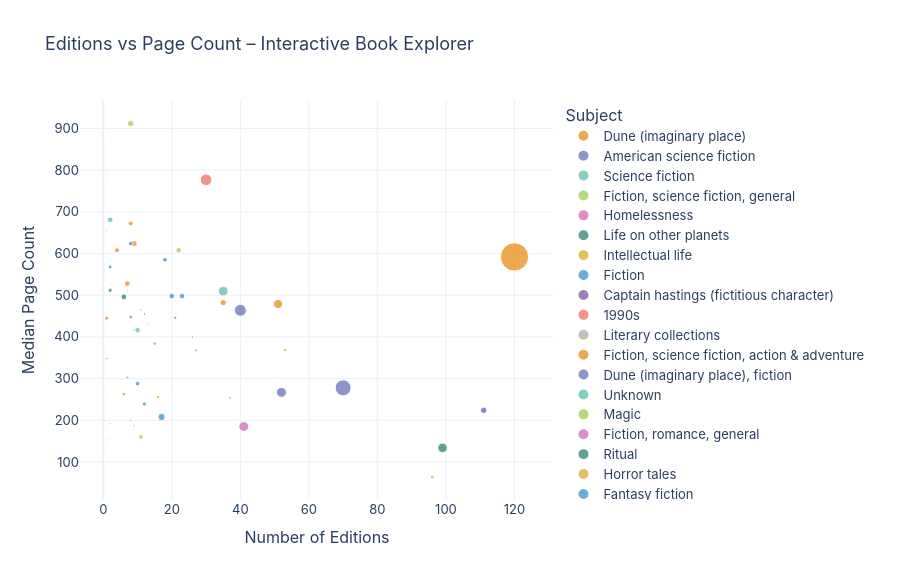

Notebook code for this chart:
### Code cell
# 2. Editions vs Page Count Explorer
fig = interactive.interactive_editions_vs_pages(df, save=False)
fig.show()

### Figure 1 — Plotly figure (JSON) as saved in the notebook; plotly's stock layout.template omitted (floating-point values rounded to 4 significant figures)
{"data": [{"customdata": [[1965.0, 4.302], [1976.0, 4.0], [1985.0, 3.9], [2002.0, 3.316], [1992.0, 3.375], [2001.0, 3.154], [2003.0, 3.833], [2014.0, 3.75], [2002.0, 3.0]], "hovertemplate": "<b>%{hovertext}</b><br><br>genres=Dune (imaginary place)<br>Number of Editions=%{x}<br>Median Page Count=%{y}<br>ratings_count=%{marker.size}<br>first_publish_year=%{customdata[0]}<br>rating=%{customdata[1]:.2f}<extra></extra>", "hovertext": ["Dune", "Children Of Dune", "Chapterhouse Dune", "The Butlerian Jihad", "Hunter'S Moon & Other American Gothic Tales", "House Corrino", "The Machine Crusade", "Mentats Of Dune", "Dune Messiah & Children Of Dune"], "legendgroup": "Dune (imaginary place)", "marker": {"color": "rgb(229, 134, 6)", "size": [414.0, 42.0, 20.0, 19.0, 16.0, 13.0, 12.0, 8.0, 1.0], "sizemode": "area", "sizeref": 1.035, "symbol": "circle"}, "mode": "markers", "name": "Dune (imaginary place)", "orientation": "v", "showlegend": true, "type": "scatter", "x": [120, 51, 35, 9, 7, 4, 8, 1, 1], "xaxis": "x", "y": [592.0, 479.0, 482.0, 624.0, 528.0, 608.0, 672.0, 445.0, 592.0], "yaxis": "y"}, {"customdata": [[1969.0, 3.947], [1981.0, 3.946]], "hovertemplate": "<b>%{hovertext}</b><br><br>genres=American science fiction<br>Number of Editions=%{x}<br>Median Page Count=%{y}<br>ratings_count=%{marker.size}<br>first_publish_year=%{customdata[0]}<br>rating=%{customdata[1]:.2f}<extra></extra>", "hovertext": ["Dune Messiah", "God Emperor Of Dune"], "legendgroup": "American science fiction", "marker": {"color": "rgb(93, 105, 177)", "size": [132.0, 74.0], "sizemode": "area", "sizeref": 1.035, "symbol": "circle"}, "mode": "markers", "name": "American science fiction", "orientation": "v", "showlegend": true, "type": "scatter", "x": [70, 40], "xaxis": "x", "y": [278.0, 464.0], "yaxis": "y"}, {"customdata": [[1984.0, 3.86], [2001.0, 3.267], [2003.0, 4.0]], "hovertemplate": "<b>%{hovertext}</b><br><br>genres=Science fiction<br>Number of Editions=%{x}<br>Median Page Count=%{y}<br>ratings_count=%{marker.size}<br>first_publish_year=%{customdata[0]}<br>rating=%{customdata[1]:.2f}<extra></extra>", "hovertext": ["Heretics Of Dune", "Dune", "Dreamer Of Dune"], "legendgroup": "Science fiction", "marker": {"color": "rgb(82, 188, 163)", "size": [50.0, 15.0, 1.0], "sizemode": "area", "sizeref": 1.035, "symbol": "circle"}, "mode": "markers", "name": "Science fiction", "orientation": "v", "showlegend": true, "type": "scatter", "x": [35, 10, 2], "xaxis": "x", "y": [510.0, 416.0, 584.0], "yaxis": "y"}, {"customdata": [[1977.0, 4.2], [1999.0, 2.0]], "hovertemplate": "<b>%{hovertext}</b><br><br>genres=Fiction, science fiction, general<br>Number of Editions=%{x}<br>Median Page Count=%{y}<br>ratings_count=%{marker.size}<br>first_publish_year=%{customdata[0]}<br>rating=%{customdata[1]:.2f}<extra></extra>", "hovertext": ["The Great Dune Trilogy", "House Atreides (Prelude To Dune)"], "legendgroup": "Fiction, science fiction, general", "marker": {"color": "rgb(153, 201, 69)", "size": [20.0, 1.0], "sizemode": "area", "sizeref": 1.035, "symbol": "circle"}, "mode": "markers", "name": "Fiction, science fiction, general", "orientation": "v", "showlegend": true, "type": "scatter", "x": [8, 3], "xaxis": "x", "y": [912.0, 624.0], "yaxis": "y"}, {"customdata": [[1971.0, 3.686]], "hovertemplate": "<b>%{hovertext}</b><br><br>genres=Homelessness<br>Number of Editions=%{x}<br>Median Page Count=%{y}<br>ratings_count=%{marker.size}<br>first_publish_year=%{customdata[0]}<br>rating=%{customdata[1]:.2f}<extra></extra>", "hovertext": ["Go Ask Alice"], "legendgroup": "Homelessness", "marker": {"color": "rgb(204, 97, 176)", "size": [51.0], "sizemode": "area", "sizeref": 1.035, "symbol": "circle"}, "mode": "markers", "name": "Homelessness", "orientation": "v", "showlegend": true, "type": "scatter", "x": [41], "xaxis": "x", "y": [185.0], "yaxis": "y"}, {"customdata": [[2007.0, 3.412], [2008.0, 3.333], [2004.0, 3.0]], "hovertemplate": "<b>%{hovertext}</b><br><br>genres=Life on other planets<br>Number of Editions=%{x}<br>Median Page Count=%{y}<br>ratings_count=%{marker.size}<br>first_publish_year=%{customdata[0]}<br>rating=%{customdata[1]:.2f}<extra></extra>", "hovertext": ["Sandworms Of Dune", "Paul Of Dune", "Dune"], "legendgroup": "Life on other planets", "marker": {"color": "rgb(36, 121, 108)", "size": [17.0, 9.0, 1.0], "sizemode": "area", "sizeref": 1.035, "symbol": "circle"}, "mode": "markers", "name": "Life on other planets", "orientation": "v", "showlegend": true, "type": "scatter", "x": [6, 2, 1], "xaxis": "x", "y": [496.0, 512.0, 787.0], "yaxis": "y"}, {"customdata": [[1900.0, 2.833]], "hovertemplate": "<b>%{hovertext}</b><br><br>genres=Intellectual life<br>Number of Editions=%{x}<br>Median Page Count=%{y}<br>ratings_count=%{marker.size}<br>first_publish_year=%{customdata[0]}<br>rating=%{customdata[1]:.2f}<extra></extra>", "hovertext": ["Mémoires D'Une Jeune Fille Rangée"], "legendgroup": "Intellectual life", "marker": {"color": "rgb(218, 165, 27)", "size": [6.0], "sizemode": "area", "sizeref": 1.035, "symbol": "circle"}, "mode": "markers", "name": "Intellectual life", "orientation": "v", "showlegend": true, "type": "scatter", "x": [53], "xaxis": "x", "y": [368.0], "yaxis": "y"}, {"customdata": [[2016.0, 4.0], [1994.0, 4.125], [1999.0, 5.0], [1962.0, 3.444], [2012.0, 3.875], [2005.0, 4.2], [1998.0, 4.0], [1995.0, 3.583]], "hovertemplate": "<b>%{hovertext}</b><br><br>genres=Fiction<br>Number of Editions=%{x}<br>Median Page Count=%{y}<br>ratings_count=%{marker.size}<br>first_publish_year=%{customdata[0]}<br>rating=%{customdata[1]:.2f}<extra></extra>", "hovertext": ["Navigators Of Dune", "Shadow Of A Dark Queen", "Potent Pleasures", "砂の女", "Sisterhood Of Dune", "La Possibilité D'Une Île", "Shards Of A Broken Crown", "Dragons Of Summer Flame"], "legendgroup": "Fiction", "marker": {"color": "rgb(47, 138, 196)", "size": [7.0, 16.0, 3.0, 9.0, 8.0, 5.0, 16.0, 12.0], "sizemode": "area", "sizeref": 1.035, "symbol": "circle"}, "mode": "markers", "name": "Fiction", "orientation": "v", "showlegend": true, "type": "scatter", "x": [8, 23, 12, 12, 2, 21, 20, 18], "xaxis": "x", "y": [448.0, 498.0, 455.0, 239.0, 568.0, 446.0, 498.0, 585.0], "yaxis": "y"}, {"customdata": [[1932.0, 4.182]], "hovertemplate": "<b>%{hovertext}</b><br><br>genres=Captain hastings (fictitious character)<br>Number of Editions=%{x}<br>Median Page Count=%{y}<br>ratings_count=%{marker.size}<br>first_publish_year=%{customdata[0]}<br>rating=%{customdata[1]:.2f}<extra></extra>", "hovertext": ["Peril At End House"], "legendgroup": "Captain hastings (fictitious character)", "marker": {"color": "rgb(118, 78, 159)", "size": [22.0], "sizemode": "area", "sizeref": 1.035, "symbol": "circle"}, "mode": "markers", "name": "Captain hastings (fictitious character)", "orientation": "v", "showlegend": true, "type": "scatter", "x": [111], "xaxis": "x", "y": [224.0], "yaxis": "y"}, {"customdata": [[1993.0, 3.833]], "hovertemplate": "<b>%{hovertext}</b><br><br>genres=1990s<br>Number of Editions=%{x}<br>Median Page Count=%{y}<br>ratings_count=%{marker.size}<br>first_publish_year=%{customdata[0]}<br>rating=%{customdata[1]:.2f}<extra></extra>", "hovertext": ["Falling For Rachel"], "legendgroup": "1990s", "marker": {"color": "rgb(237, 100, 90)", "size": [6.0], "sizemode": "area", "sizeref": 1.035, "symbol": "circle"}, "mode": "markers", "name": "1990s", "orientation": "v", "showlegend": true, "type": "scatter", "x": [15], "xaxis": "x", "y": [384.0], "yaxis": "y"}, {"customdata": [[2005.0, 4.0]], "hovertemplate": "<b>%{hovertext}</b><br><br>genres=Literary collections<br>Number of Editions=%{x}<br>Median Page Count=%{y}<br>ratings_count=%{marker.size}<br>first_publish_year=%{customdata[0]}<br>rating=%{customdata[1]:.2f}<extra></extra>", "hovertext": ["The Road To Dune"], "legendgroup": "Literary collections", "marker": {"color": "rgb(165, 170, 153)", "size": [3.0], "sizemode": "area", "sizeref": 1.035, "symbol": "circle"}, "mode": "markers", "name": "Literary collections", "orientation": "v", "showlegend": true, "type": "scatter", "x": [11], "xaxis": "x", "y": [465.0], "yaxis": "y"}, {"customdata": [[2004.0, 5.0], [2008.0, 3.5]], "hovertemplate": "<b>%{hovertext}</b><br><br>genres=Fiction, science fiction, action & adventure<br>Number of Editions=%{x}<br>Median Page Count=%{y}<br>ratings_count=%{marker.size}<br>first_publish_year=%{customdata[0]}<br>rating=%{customdata[1]:.2f}<extra></extra>", "hovertext": ["Dune", "Paul Of Dune"], "legendgroup": "Fiction, science fiction, action & adventure", "marker": {"color": "rgb(229, 134, 6)", "size": [2.0, 2.0], "sizemode": "area", "sizeref": 1.035, "symbol": "circle"}, "mode": "markers", "name": "Fiction, science fiction, action & adventure", "orientation": "v", "showlegend": true, "type": "scatter", "x": [13, 7], "xaxis": "x", "y": [431.0, 512.0], "yaxis": "y"}, {"customdata": [[2004.0, 3.8]], "hovertemplate": "<b>%{hovertext}</b><br><br>genres=Dune (imaginary place), fiction<br>Number of Editions=%{x}<br>Median Page Count=%{y}<br>ratings_count=%{marker.size}<br>first_publish_year=%{customdata[0]}<br>rating=%{customdata[1]:.2f}<extra></extra>", "hovertext": ["The Battle Of Corrin"], "legendgroup": "Dune (imaginary place), fiction", "marker": {"color": "rgb(93, 105, 177)", "size": [10.0], "sizemode": "area", "sizeref": 1.035, "symbol": "circle"}, "mode": "markers", "name": "Dune (imaginary place), fiction", "orientation": "v", "showlegend": true, "type": "scatter", "x": [8], "xaxis": "x", "y": [624.0], "yaxis": "y"}, {"customdata": [[2000.0, 3.588], [2021.0, 4.0], [1980.0, 4.667], [1964.0, 5.0], [2020.0, 4.5], [2012.0, 3.0]], "hovertemplate": "<b>%{hovertext}</b><br><br>genres=Unknown<br>Number of Editions=%{x}<br>Median Page Count=%{y}<br>ratings_count=%{marker.size}<br>first_publish_year=%{customdata[0]}<br>rating=%{customdata[1]:.2f}<extra></extra>", "hovertext": ["House Atreides (Dune: House Trilogy, Book 1)", "Dune", "Le Cycle De Dune", "The Message In The Sand Dunes, A Kay Tracey Mystery", "Дюна", "Dune - Tome 1"], "legendgroup": "Unknown", "marker": {"color": "rgb(82, 188, 163)", "size": [17.0, 1.0, 3.0, 1.0, 2.0, 1.0], "sizemode": "area", "sizeref": 1.035, "symbol": "circle"}, "mode": "markers", "name": "Unknown", "orientation": "v", "showlegend": true, "type": "scatter", "x": [2, 1, 1, 2, 1, 2], "xaxis": "x", "y": [681.0, 176.0, 348.0, 159.0, 656.0, 880.0], "yaxis": "y"}, {"customdata": [[2007.0, 4.0]], "hovertemplate": "<b>%{hovertext}</b><br><br>genres=Magic<br>Number of Editions=%{x}<br>Median Page Count=%{y}<br>ratings_count=%{marker.size}<br>first_publish_year=%{customdata[0]}<br>rating=%{customdata[1]:.2f}<extra></extra>", "hovertext": ["Confessor"], "legendgroup": "Magic", "marker": {"color": "rgb(153, 201, 69)", "size": [15.0], "sizemode": "area", "sizeref": 1.035, "symbol": "circle"}, "mode": "markers", "name": "Magic", "orientation": "v", "showlegend": true, "type": "scatter", "x": [22], "xaxis": "x", "y": [608.0], "yaxis": "y"}, {"customdata": [[1983.0, 2.5]], "hovertemplate": "<b>%{hovertext}</b><br><br>genres=Fiction, romance, general<br>Number of Editions=%{x}<br>Median Page Count=%{y}<br>ratings_count=%{marker.size}<br>first_publish_year=%{customdata[0]}<br>rating=%{customdata[1]:.2f}<extra></extra>", "hovertext": ["Dreaming Dunes"], "legendgroup": "Fiction, romance, general", "marker": {"color": "rgb(204, 97, 176)", "size": [2.0], "sizemode": "area", "sizeref": 1.035, "symbol": "circle"}, "mode": "markers", "name": "Fiction, romance, general", "orientation": "v", "showlegend": true, "type": "scatter", "x": [2], "xaxis": "x", "y": [192.0], "yaxis": "y"}, {"customdata": [[1980.0, 4.149]], "hovertemplate": "<b>%{hovertext}</b><br><br>genres=Ritual<br>Number of Editions=%{x}<br>Median Page Count=%{y}<br>ratings_count=%{marker.size}<br>first_publish_year=%{customdata[0]}<br>rating=%{customdata[1]:.2f}<extra></extra>", "hovertext": ["Crónica De Una Muerte Anunciada"], "legendgroup": "Ritual", "marker": {"color": "rgb(36, 121, 108)", "size": [47.0], "sizemode": "area", "sizeref": 1.035, "symbol": "circle"}, "mode": "markers", "name": "Ritual", "orientation": "v", "showlegend": true, "type": "scatter", "x": [99], "xaxis": "x", "y": [134.0], "yaxis": "y"}, {"customdata": [[1992.0, 4.1]], "hovertemplate": "<b>%{hovertext}</b><br><br>genres=Horror tales<br>Number of Editions=%{x}<br>Median Page Count=%{y}<br>ratings_count=%{marker.size}<br>first_publish_year=%{customdata[0]}<br>rating=%{customdata[1]:.2f}<extra></extra>", "hovertext": ["Fear Street - Switched"], "legendgroup": "Horror tales", "marker": {"color": "rgb(218, 165, 27)", "size": [10.0], "sizemode": "area", "sizeref": 1.035, "symbol": "circle"}, "mode": "markers", "name": "Horror tales", "orientation": "v", "showlegend": true, "type": "scatter", "x": [11], "xaxis": "x", "y": [160.0], "yaxis": "y"}, {"customdata": [[1993.0, 3.727]], "hovertemplate": "<b>%{hovertext}</b><br><br>genres=Fantasy fiction<br>Number of Editions=%{x}<br>Median Page Count=%{y}<br>ratings_count=%{marker.size}<br>first_publish_year=%{customdata[0]}<br>rating=%{customdata[1]:.2f}<extra></extra>", "hovertext": ["A Night In The Lonesome October"], "legendgroup": "Fantasy fiction", "marker": {"color": "rgb(47, 138, 196)", "size": [11.0], "sizemode": "area", "sizeref": 1.035, "symbol": "circle"}, "mode": "markers", "name": "Fantasy fiction", "orientation": "v", "showlegend": true, "type": "scatter", "x": [10], "xaxis": "x", "y": [288.0], "yaxis": "y"}, {"customdata": [[1976.0, 5.0]], "hovertemplate": "<b>%{hovertext}</b><br><br>genres=Catholics<br>Number of Editions=%{x}<br>Median Page Count=%{y}<br>ratings_count=%{marker.size}<br>first_publish_year=%{customdata[0]}<br>rating=%{customdata[1]:.2f}<extra></extra>", "hovertext": ["Malpertuis"], "legendgroup": "Catholics", "marker": {"color": "rgb(118, 78, 159)", "size": [2.0], "sizemode": "area", "sizeref": 1.035, "symbol": "circle"}, "mode": "markers", "name": "Catholics", "orientation": "v", "showlegend": true, "type": "scatter", "x": [9], "xaxis": "x", "y": [187.0], "yaxis": "y"}, {"customdata": [[1976.0, 5.0]], "hovertemplate": "<b>%{hovertext}</b><br><br>genres=Rolland, romain, -- 1866-1944.<br>Number of Editions=%{x}<br>Median Page Count=%{y}<br>ratings_count=%{marker.size}<br>first_publish_year=%{customdata[0]}<br>rating=%{customdata[1]:.2f}<extra></extra>", "hovertext": ["L' Éros D'Une Héroïne"], "legendgroup": "Rolland, romain, -- 1866-1944.", "marker": {"color": "rgb(237, 100, 90)", "size": [1.0], "sizemode": "area", "sizeref": 1.035, "symbol": "circle"}, "mode": "markers", "name": "Rolland, romain, -- 1866-1944.", "orientation": "v", "showlegend": true, "type": "scatter", "x": [1], "xaxis": "x", "y": [157.0], "yaxis": "y"}, {"customdata": [[1981.0, 5.0]], "hovertemplate": "<b>%{hovertext}</b><br><br>genres=Sand dune ecology -- oregon -- alvord basin.<br>Number of Editions=%{x}<br>Median Page Count=%{y}<br>ratings_count=%{marker.size}<br>first_publish_year=%{customdata[0]}<br>rating=%{customdata[1]:.2f}<extra></extra>", "hovertext": ["An Ecological Study Of The Alvord Basin Dunes, Southeastern Oregon"], "legendgroup": "Sand dune ecology -- oregon -- alvord basin.", "marker": {"color": "rgb(165, 170, 153)", "size": [1.0], "sizemode": "area", "sizeref": 1.035, "symbol": "circle"}, "mode": "markers", "name": "Sand dune ecology -- oregon -- alvord basin.", "orientation": "v", "showlegend": true, "type": "scatter", "x": [1], "xaxis": "x", "y": [142.0], "yaxis": "y"}, {"customdata": [[1976.0, 4.0]], "hovertemplate": "<b>%{hovertext}</b><br><br>genres=Henry wilt (fictitious character)<br>Number of Editions=%{x}<br>Median Page Count=%{y}<br>ratings_count=%{marker.size}<br>first_publish_year=%{customdata[0]}<br>rating=%{customdata[1]:.2f}<extra></extra>", "hovertext": ["Wilt"], "legendgroup": "Henry wilt (fictitious character)", "marker": {"color": "rgb(229, 134, 6)", "size": [4.0], "sizemode": "area", "sizeref": 1.035, "symbol": "circle"}, "mode": "markers", "name": "Henry wilt (fictitious character)", "orientation": "v", "showlegend": true, "type": "scatter", "x": [37], "xaxis": "x", "y": [254.0], "yaxis": "y"}, {"customdata": [[2003.0, 4.059]], "hovertemplate": "<b>%{hovertext}</b><br><br>genres=Fairy tales<br>Number of Editions=%{x}<br>Median Page Count=%{y}<br>ratings_count=%{marker.size}<br>first_publish_year=%{customdata[0]}<br>rating=%{customdata[1]:.2f}<extra></extra>", "hovertext": ["Tale Of Despereaux"], "legendgroup": "Fairy tales", "marker": {"color": "rgb(93, 105, 177)", "size": [51.0], "sizemode": "area", "sizeref": 1.035, "symbol": "circle"}, "mode": "markers", "name": "Fairy tales", "orientation": "v", "showlegend": true, "type": "scatter", "x": [52], "xaxis": "x", "y": [267.0], "yaxis": "y"}, {"customdata": [[2011.0, 4.5]], "hovertemplate": "<b>%{hovertext}</b><br><br>genres=Midwives<br>Number of Editions=%{x}<br>Median Page Count=%{y}<br>ratings_count=%{marker.size}<br>first_publish_year=%{customdata[0]}<br>rating=%{customdata[1]:.2f}<extra></extra>", "hovertext": ["The Midwife'S Confession"], "legendgroup": "Midwives", "marker": {"color": "rgb(82, 188, 163)", "size": [2.0], "sizemode": "area", "sizeref": 1.035, "symbol": "circle"}, "mode": "markers", "name": "Midwives", "orientation": "v", "showlegend": true, "type": "scatter", "x": [9], "xaxis": "x", "y": [417.0], "yaxis": "y"}, {"customdata": [[1922.0, 3.625]], "hovertemplate": "<b>%{hovertext}</b><br><br>genres=Translations into russian<br>Number of Editions=%{x}<br>Median Page Count=%{y}<br>ratings_count=%{marker.size}<br>first_publish_year=%{customdata[0]}<br>rating=%{customdata[1]:.2f}<extra></extra>", "hovertext": ["Der Brief Einer Unbekannten"], "legendgroup": "Translations into russian", "marker": {"color": "rgb(153, 201, 69)", "size": [8.0], "sizemode": "area", "sizeref": 1.035, "symbol": "circle"}, "mode": "markers", "name": "Translations into russian", "orientation": "v", "showlegend": true, "type": "scatter", "x": [96], "xaxis": "x", "y": [64.0], "yaxis": "y"}, {"customdata": [[2020.0, 5.0]], "hovertemplate": "<b>%{hovertext}</b><br><br>genres=Young adult fiction, social themes, friendship<br>Number of Editions=%{x}<br>Median Page Count=%{y}<br>ratings_count=%{marker.size}<br>first_publish_year=%{customdata[0]}<br>rating=%{customdata[1]:.2f}<extra></extra>", "hovertext": ["Rules For Being A Girl"], "legendgroup": "Young adult fiction, social themes, friendship", "marker": {"color": "rgb(204, 97, 176)", "size": [1.0], "sizemode": "area", "sizeref": 1.035, "symbol": "circle"}, "mode": "markers", "name": "Young adult fiction, social themes, friendship", "orientation": "v", "showlegend": true, "type": "scatter", "x": [7], "xaxis": "x", "y": [304.0], "yaxis": "y"}, {"customdata": [[2011.0, 5.0]], "hovertemplate": "<b>%{hovertext}</b><br><br>genres=Physicians<br>Number of Editions=%{x}<br>Median Page Count=%{y}<br>ratings_count=%{marker.size}<br>first_publish_year=%{customdata[0]}<br>rating=%{customdata[1]:.2f}<extra></extra>", "hovertext": ["Sheltering Dunes"], "legendgroup": "Physicians", "marker": {"color": "rgb(36, 121, 108)", "size": [1.0], "sizemode": "area", "sizeref": 1.035, "symbol": "circle"}, "mode": "markers", "name": "Physicians", "orientation": "v", "showlegend": true, "type": "scatter", "x": [1], "xaxis": "x", "y": [255.0], "yaxis": "y"}, {"customdata": [[2009.0, 2.75]], "hovertemplate": "<b>%{hovertext}</b><br><br>genres=Death<br>Number of Editions=%{x}<br>Median Page Count=%{y}<br>ratings_count=%{marker.size}<br>first_publish_year=%{customdata[0]}<br>rating=%{customdata[1]:.2f}<extra></extra>", "hovertext": ["Paths Of Glory"], "legendgroup": "Death", "marker": {"color": "rgb(218, 165, 27)", "size": [4.0], "sizemode": "area", "sizeref": 1.035, "symbol": "circle"}, "mode": "markers", "name": "Death", "orientation": "v", "showlegend": true, "type": "scatter", "x": [26], "xaxis": "x", "y": [400.0], "yaxis": "y"}, {"customdata": [[1997.0, 3.963]], "hovertemplate": "<b>%{hovertext}</b><br><br>genres=One piece<br>Number of Editions=%{x}<br>Median Page Count=%{y}<br>ratings_count=%{marker.size}<br>first_publish_year=%{customdata[0]}<br>rating=%{customdata[1]:.2f}<extra></extra>", "hovertext": ["One Piece 1"], "legendgroup": "One piece", "marker": {"color": "rgb(47, 138, 196)", "size": [27.0], "sizemode": "area", "sizeref": 1.035, "symbol": "circle"}, "mode": "markers", "name": "One piece", "orientation": "v", "showlegend": true, "type": "scatter", "x": [17], "xaxis": "x", "y": [208.0], "yaxis": "y"}, {"customdata": [[1984.0, 4.0]], "hovertemplate": "<b>%{hovertext}</b><br><br>genres=Dictionaries, indexes<br>Number of Editions=%{x}<br>Median Page Count=%{y}<br>ratings_count=%{marker.size}<br>first_publish_year=%{customdata[0]}<br>rating=%{customdata[1]:.2f}<extra></extra>", "hovertext": ["The Dune Encyclopedia"], "legendgroup": "Dictionaries, indexes", "marker": {"color": "rgb(118, 78, 159)", "size": [1.0], "sizemode": "area", "sizeref": 1.035, "symbol": "circle"}, "mode": "markers", "name": "Dictionaries, indexes", "orientation": "v", "showlegend": true, "type": "scatter", "x": [2], "xaxis": "x", "y": [526.0], "yaxis": "y"}, {"customdata": [[1979.0, 4.214]], "hovertemplate": "<b>%{hovertext}</b><br><br>genres=Logics<br>Number of Editions=%{x}<br>Median Page Count=%{y}<br>ratings_count=%{marker.size}<br>first_publish_year=%{customdata[0]}<br>rating=%{customdata[1]:.2f}<extra></extra>", "hovertext": ["Gödel, Escher, Bach"], "legendgroup": "Logics", "marker": {"color": "rgb(237, 100, 90)", "size": [70.0], "sizemode": "area", "sizeref": 1.035, "symbol": "circle"}, "mode": "markers", "name": "Logics", "orientation": "v", "showlegend": true, "type": "scatter", "x": [30], "xaxis": "x", "y": [777.0], "yaxis": "y"}, {"customdata": [[1984.0, 2.0]], "hovertemplate": "<b>%{hovertext}</b><br><br>genres=Pharmaceutical industry<br>Number of Editions=%{x}<br>Median Page Count=%{y}<br>ratings_count=%{marker.size}<br>first_publish_year=%{customdata[0]}<br>rating=%{customdata[1]:.2f}<extra></extra>", "hovertext": ["Strong Medicine"], "legendgroup": "Pharmaceutical industry", "marker": {"color": "rgb(165, 170, 153)", "size": [1.0], "sizemode": "area", "sizeref": 1.035, "symbol": "circle"}, "mode": "markers", "name": "Pharmaceutical industry", "orientation": "v", "showlegend": true, "type": "scatter", "x": [32], "xaxis": "x", "y": [472.0], "yaxis": "y"}, {"customdata": [[2016.0, 3.714]], "hovertemplate": "<b>%{hovertext}</b><br><br>genres=Star wars (motion picture)<br>Number of Editions=%{x}<br>Median Page Count=%{y}<br>ratings_count=%{marker.size}<br>first_publish_year=%{customdata[0]}<br>rating=%{customdata[1]:.2f}<extra></extra>", "hovertext": ["The Princess Diarist"], "legendgroup": "Star wars (motion picture)", "marker": {"color": "rgb(229, 134, 6)", "size": [7.0], "sizemode": "area", "sizeref": 1.035, "symbol": "circle"}, "mode": "markers", "name": "Star wars (motion picture)", "orientation": "v", "showlegend": true, "type": "scatter", "x": [6], "xaxis": "x", "y": [263.0], "yaxis": "y"}, {"customdata": [[1985.0, 3.667]], "hovertemplate": "<b>%{hovertext}</b><br><br>genres=Lighthouse keepers<br>Number of Editions=%{x}<br>Median Page Count=%{y}<br>ratings_count=%{marker.size}<br>first_publish_year=%{customdata[0]}<br>rating=%{customdata[1]:.2f}<extra></extra>", "hovertext": ["One  Man'S Art"], "legendgroup": "Lighthouse keepers", "marker": {"color": "rgb(93, 105, 177)", "size": [3.0], "sizemode": "area", "sizeref": 1.035, "symbol": "circle"}, "mode": "markers", "name": "Lighthouse keepers", "orientation": "v", "showlegend": true, "type": "scatter", "x": [7], "xaxis": "x", "y": [302.0], "yaxis": "y"}, {"customdata": [[1997.0, 4.2]], "hovertemplate": "<b>%{hovertext}</b><br><br>genres=Redwall abbey (imaginary place)<br>Number of Editions=%{x}<br>Median Page Count=%{y}<br>ratings_count=%{marker.size}<br>first_publish_year=%{customdata[0]}<br>rating=%{customdata[1]:.2f}<extra></extra>", "hovertext": ["The Long Patrol"], "legendgroup": "Redwall abbey (imaginary place)", "marker": {"color": "rgb(82, 188, 163)", "size": [5.0], "sizemode": "area", "sizeref": 1.035, "symbol": "circle"}, "mode": "markers", "name": "Redwall abbey (imaginary place)", "orientation": "v", "showlegend": true, "type": "scatter", "x": [27], "xaxis": "x", "y": [368.0], "yaxis": "y"}, {"customdata": [[2019.0, 4.333]], "hovertemplate": "<b>%{hovertext}</b><br><br>genres=Literature<br>Number of Editions=%{x}<br>Median Page Count=%{y}<br>ratings_count=%{marker.size}<br>first_publish_year=%{customdata[0]}<br>rating=%{customdata[1]:.2f}<extra></extra>", "hovertext": ["Spider-Man"], "legendgroup": "Literature", "marker": {"color": "rgb(153, 201, 69)", "size": [3.0], "sizemode": "area", "sizeref": 1.035, "symbol": "circle"}, "mode": "markers", "name": "Literature", "orientation": "v", "showlegend": true, "type": "scatter", "x": [8], "xaxis": "x", "y": [200.0], "yaxis": "y"}, {"customdata": [[1937.0, 4.0]], "hovertemplate": "<b>%{hovertext}</b><br><br>genres=Dancers<br>Number of Editions=%{x}<br>Median Page Count=%{y}<br>ratings_count=%{marker.size}<br>first_publish_year=%{customdata[0]}<br>rating=%{customdata[1]:.2f}<extra></extra>", "hovertext": ["Pepita, Danseuse Gitane"], "legendgroup": "Dancers", "marker": {"color": "rgb(204, 97, 176)", "size": [2.0], "sizemode": "area", "sizeref": 1.035, "symbol": "circle"}, "mode": "markers", "name": "Dancers", "orientation": "v", "showlegend": true, "type": "scatter", "x": [20], "xaxis": "x", "y": [282.0], "yaxis": "y"}, {"customdata": [[2018.0, 4.0]], "hovertemplate": "<b>%{hovertext}</b><br><br>genres=Family secrets<br>Number of Editions=%{x}<br>Median Page Count=%{y}<br>ratings_count=%{marker.size}<br>first_publish_year=%{customdata[0]}<br>rating=%{customdata[1]:.2f}<extra></extra>", "hovertext": ["Women Of The Dunes"], "legendgroup": "Family secrets", "marker": {"color": "rgb(36, 121, 108)", "size": [1.0], "sizemode": "area", "sizeref": 1.035, "symbol": "circle"}, "mode": "markers", "name": "Family secrets", "orientation": "v", "showlegend": true, "type": "scatter", "x": [5], "xaxis": "x", "y": [378.0], "yaxis": "y"}, {"customdata": [[2000.0, 4.333]], "hovertemplate": "<b>%{hovertext}</b><br><br>genres=Mathematics<br>Number of Editions=%{x}<br>Median Page Count=%{y}<br>ratings_count=%{marker.size}<br>first_publish_year=%{customdata[0]}<br>rating=%{customdata[1]:.2f}<extra></extra>", "hovertext": ["Zero"], "legendgroup": "Mathematics", "marker": {"color": "rgb(218, 165, 27)", "size": [6.0], "sizemode": "area", "sizeref": 1.035, "symbol": "circle"}, "mode": "markers", "name": "Mathematics", "orientation": "v", "showlegend": true, "type": "scatter", "x": [16], "xaxis": "x", "y": [256.0], "yaxis": "y"}], "layout": {"font": {"family": "Inter", "size": 13}, "height": 580, "legend": {"itemsizing": "constant", "title": {"text": "Subject"}, "tracegroupgap": 0}, "title": {"text": "Editions vs Page Count – Interactive Book Explorer"}, "xaxis": {"anchor": "y", "domain": [0, 1], "title": {"text": "Number of Editions"}}, "yaxis": {"anchor": "x", "domain": [0, 1], "title": {"text": "Median Page Count"}}}}
